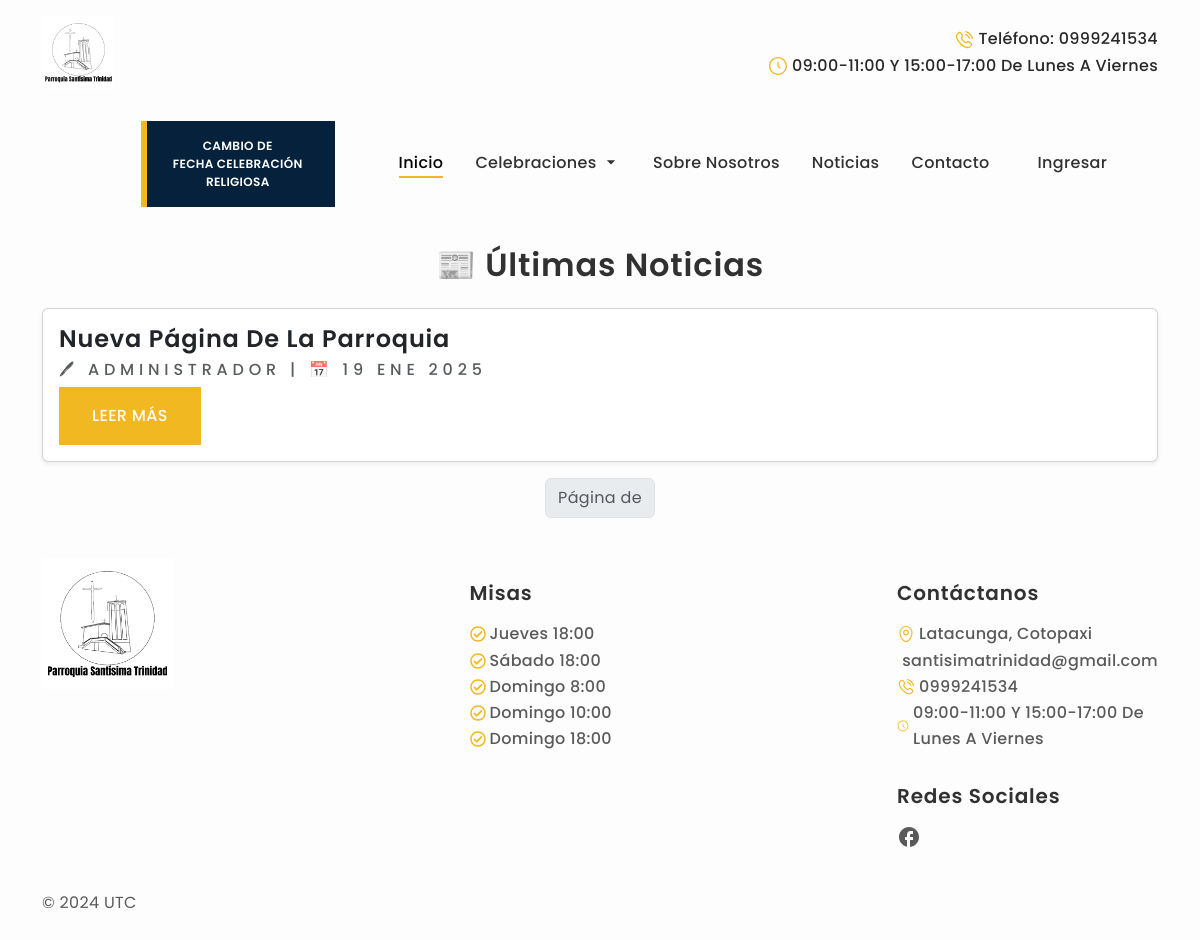
The page /news/ on the database as committed earlier.
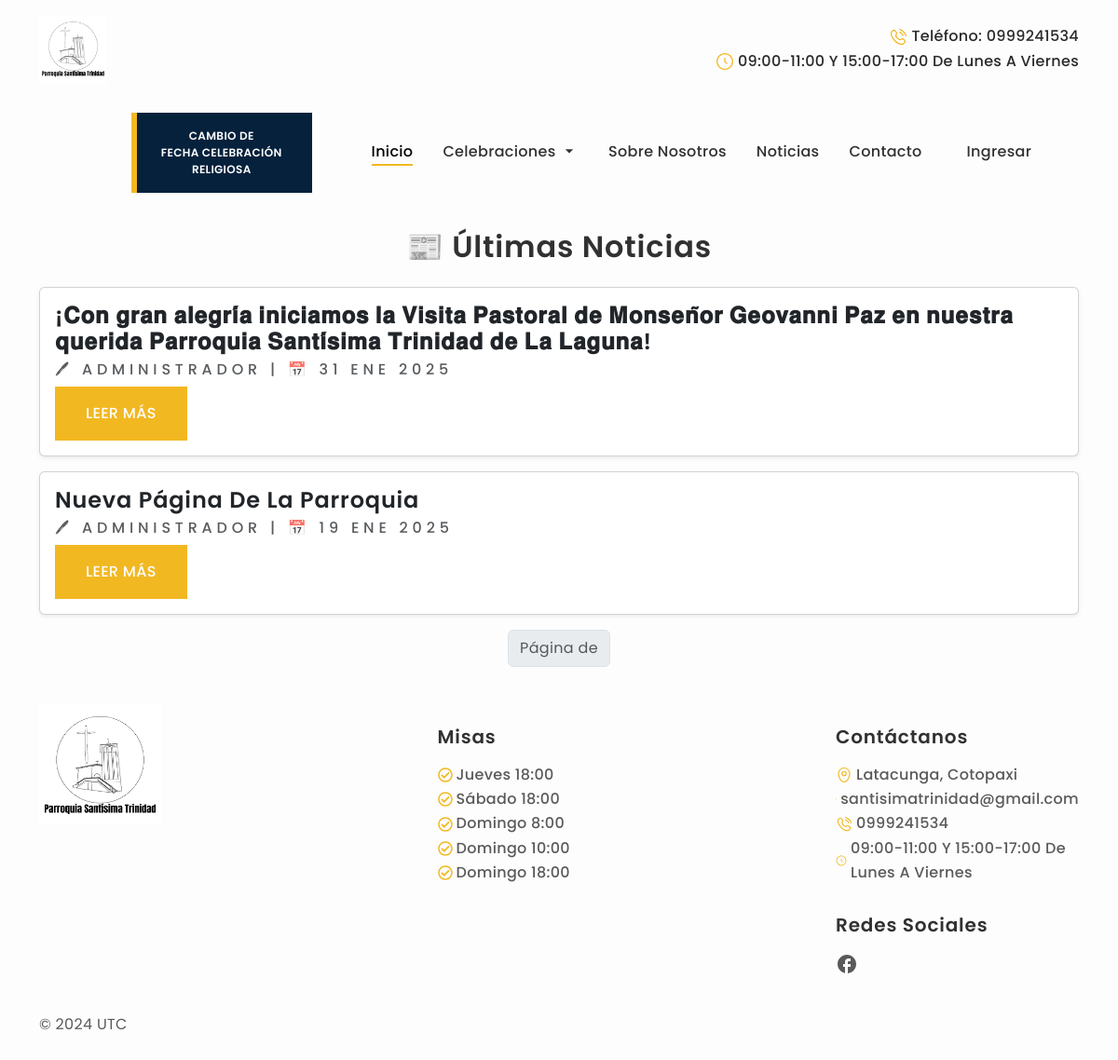
The same page on the database as committed later.
### Apps/web/models.py (models this page shows, shortened)
class Noticia(models.Model):
    id = models.AutoField(primary_key=True)
    titulo = models.CharField(max_length=100)
    contenido = models.TextField()
    fecha = models.DateTimeField(auto_now_add=True)
    autor = models.ForeignKey(User, on_delete=models.DO_NOTHING)

### Apps/web/views.py (the view, shortened to what this page needs)
# urls.py: path('news/', views.news ),
def news(request):
    noticias = Noticia.objects.all().order_by('-fecha')  # Ordenar por la más reciente
    paginator = Paginator(noticias, 5)  # 5 noticias por página
    page_number = request.GET.get('page')
    page_obj = paginator.get_page(page_number)
    context = {
        'noticias': page_obj
    }
    return render(request, 'noticias.html', context)

### Apps/web/templates/noticias.html (shortened to what this page needs)
{% extends 'base.html' %}
{% block body %}
{% if user.is_superuser %}
<center>
  <h1 class="h1">Nueva Noticia</h1>
</center>
<div class="container-lg d-flex justify-content-center">
  <form method="post" name="noticiaform" class="w-100">
    {% csrf_token %}
    <div class="row d-flex justify-content-center">
      <input type="text" class="form-control col-12 col-md-6" name="titulo" placeholder="Título" required value="{{n.titulo}}">
    </div>
    <div class="row d-flex justify-content-center">
      <textarea id="summernote" name="detalle" class="col-12 col-md-6" required>{{n.contenido}}</textarea>
    </div>
    <button type="submit" class="btn btn-success mt-3">Guardar</button>
  </form>
</div>
<div class="container-lg d-flex justify-content-center">
  <div class="table-responsive">
<div class="table-responsive">
  <table class="table table-striped table-bordered table-hover">
    <thead>
      <tr>
        <th>Título</th>
        <th>Contenido</th>
        <th>Fecha de subida</th>
        <th>Autor</th>
        <th>Acciones</th>
      </tr>
    </thead>
    <tbody>
      {% for n in noticias %}
        <tr>
          <td style="max-width: 200px; white-space: nowrap; overflow: hidden; text-overflow: ellipsis;">
            {{n.titulo}}
          </td>
          <td style="max-height: 150px; overflow-y: auto; width: 250px;">
            <div class="p-2" style="max-height: 150px; overflow-y: auto; white-space: normal;">
              {{n.contenido|safe}}
            </div>
          </td>
          <td>{{n.fecha}}</td>
          <td>{{n.autor}}</td>
          <td>
            <a href="/new/edit/{{n.id}}" class="btn btn-warning btn-sm">Editar</a>
            <form action="/new/delete/{{n.id}}" method="post" class="d-inline">
              {% csrf_token %}
              <button type="submit" class="btn btn-danger btn-sm" onclick="return confirm('¿Seguro que quieres eliminar esta noticia?')">Eliminar</button>
            </form>
          </td>
        </tr>
      {% endfor %}
    </tbody>
  </table>
</div>
  </div>
</div>
<script>
  $(document).ready(function() {
    $('#summernote').summernote({
      placeholder: 'Escribe aquí tu noticia',
      tabsize: 2,
      height: 500,
      lang: 'es-ES',
      callbacks: {
        onImageUpload: function(files) {
          var editor = $(this);
          var file = files[0];
          var reader = new FileReader();
          reader.onload = function (e) {
            var image = $('<img>').attr('src', e.target.result);
            image.addClass('img-fluid');
            editor.summernote('insertNode', image[0]);
          };
          reader.readAsDataURL(file);
        }
      }
    });
  });
</script>
{% else %}
<div class="container mt-4">
  <h2 class="text-center mb-4">📰 Últimas Noticias</h2>
  {% for noticia in noticias %}
      <div class="card mb-3 shadow-sm">
          <div class="card-body">
              <h4 class="card-title">{{ noticia.titulo }}</h4>
              <h6 class="text-muted">🖊 {{ noticia.autor }} | 📅 {{ noticia.fecha|date:"d M Y" }}</h6>
              <a href="/new/{{noticia.id}}" class="btn btn-primary">Leer más</a>
          </div>
      </div>
  {% empty %}
      <p class="text-center">No hay noticias disponibles.</p>
  {% endfor %}
  <nav>
      <ul class="pagination justify-content-center">
          <li class="page-item disabled">
              <span class="page-link">Página {{ page_obj.number }} de {{ page_obj.paginator.num_pages }}</span>
          </li>
      </ul>
  </nav>
</div>
{% endif %}
{% endblock  %}

Rows that differ between the two databases and show on the page:
added Noticia: titulo "¡𝐂𝐨𝐧 𝐠𝐫𝐚𝐧 𝐚𝐥𝐞𝐠𝐫𝐢́𝐚 𝐢𝐧𝐢𝐜𝐢𝐚𝐦𝐨𝐬 𝐥𝐚 𝐕𝐢𝐬𝐢𝐭𝐚 𝐏𝐚𝐬𝐭𝐨𝐫𝐚𝐥 𝐝𝐞 𝐌𝐨𝐧𝐬𝐞𝐧̃𝐨𝐫 𝐆𝐞𝐨𝐯𝐚𝐧𝐧𝐢 𝐏𝐚𝐳 𝐞𝐧 𝐧𝐮𝐞𝐬𝐭𝐫𝐚 𝐪𝐮𝐞𝐫𝐢𝐝𝐚 𝐏𝐚𝐫𝐫𝐨𝐪𝐮𝐢𝐚 𝐒𝐚𝐧𝐭𝐢́𝐬𝐢𝐦𝐚 𝐓𝐫𝐢𝐧𝐢𝐝𝐚𝐝 𝐝𝐞 𝐋𝐚 𝐋𝐚𝐠𝐮𝐧𝐚!", autor "ADMINISTRADOR", fecha "31 ENE 2025"
